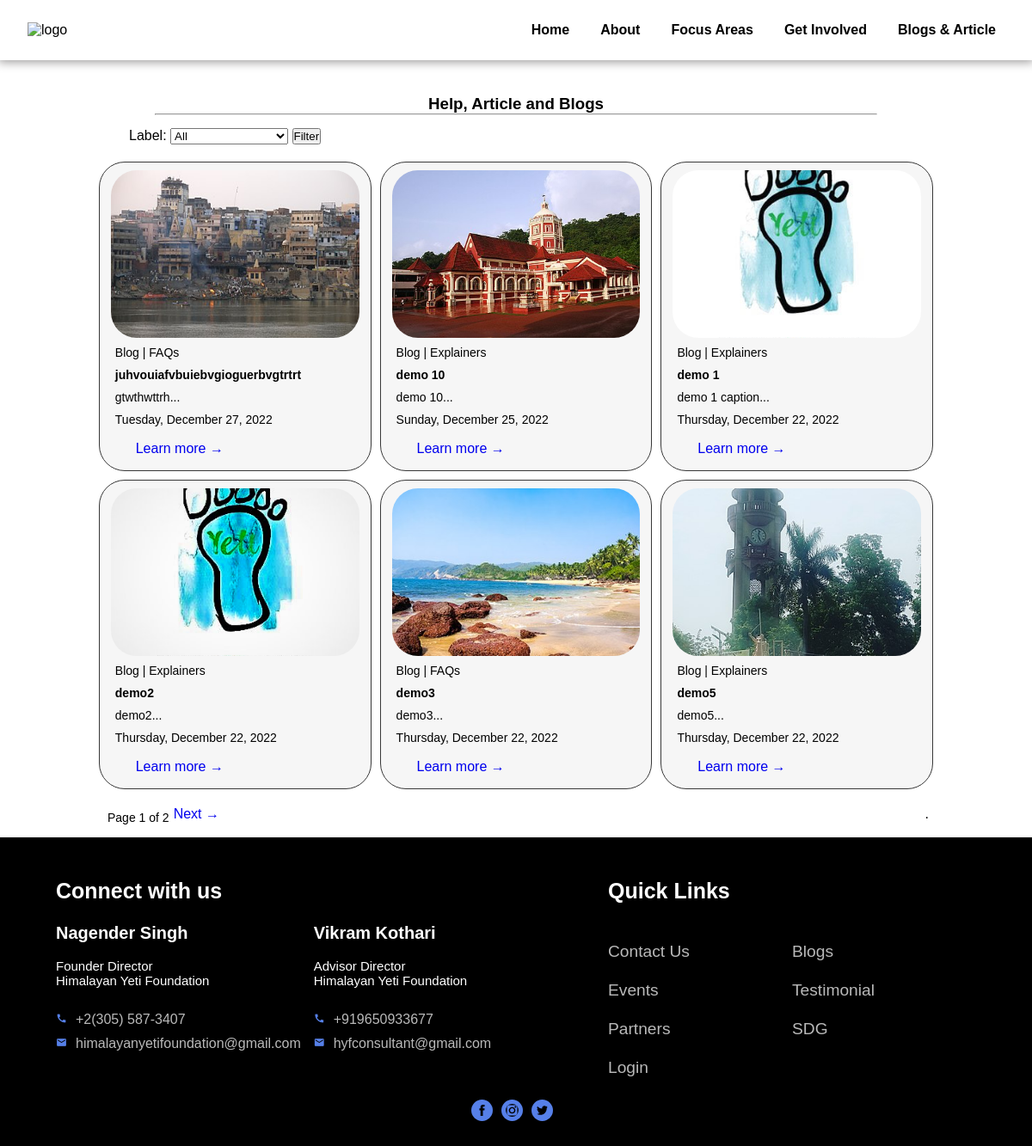
The app's page /help, older data.
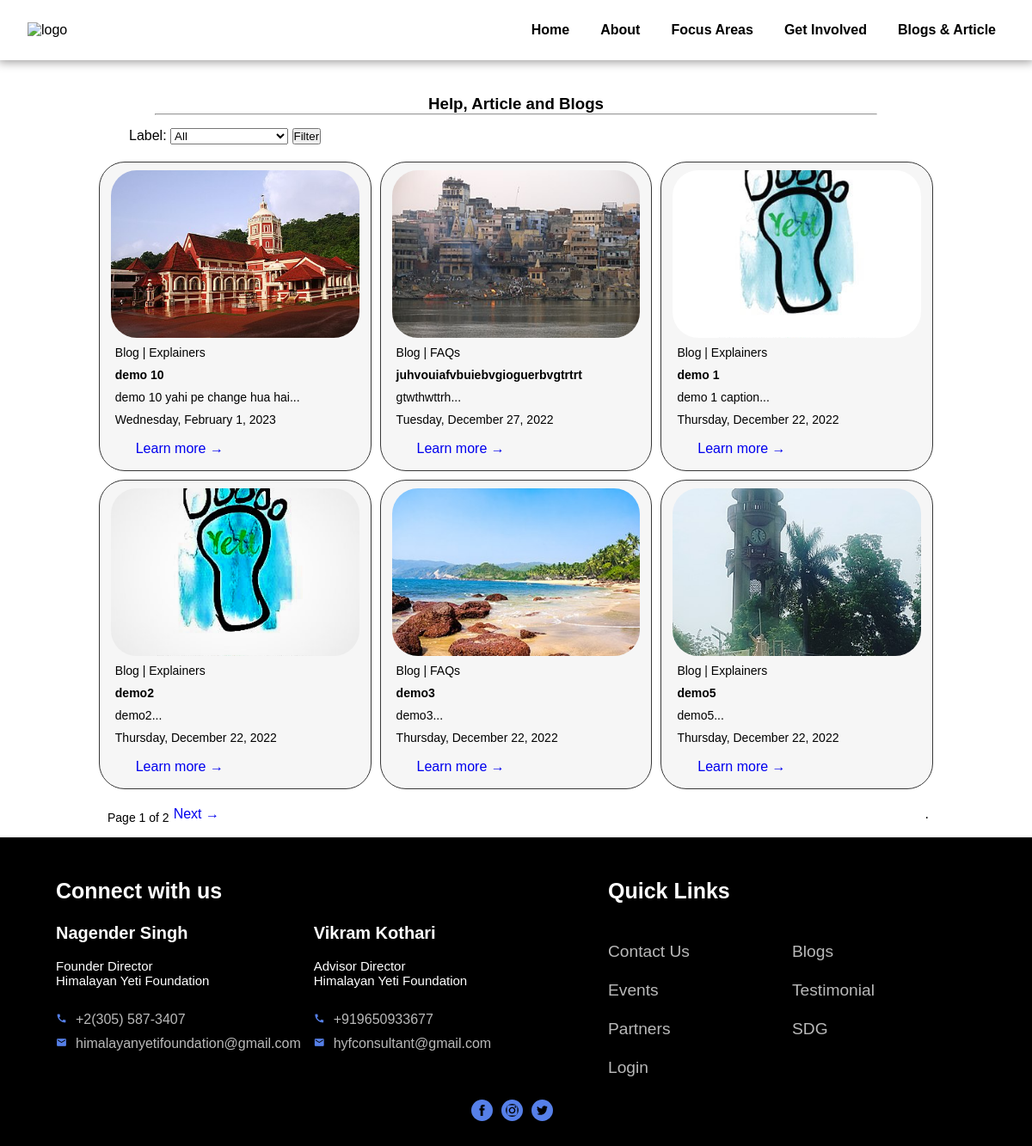
The same page, newer data.
### mainapp/models.py (models this page shows, shortened)
class article(models.Model):
    bid = models.AutoField(primary_key=True)
    title = models.CharField(max_length=255, null=True)
    headerimage = models.ImageField(null=True, upload_to="images")
    author = models.ForeignKey(User, on_delete=models.CASCADE)
    postdate = models.DateTimeField(editable=False, auto_now=True)
    category = models.ForeignKey(categories, on_delete=models.CASCADE)
    label = models.ForeignKey(label, on_delete=models.CASCADE)
    body = RichTextField(blank=True, null=True)
    snippet = models.CharField(max_length=255)

class categories(models.Model):
    cid = models.AutoField(primary_key=True)
    name = models.CharField(max_length=255)
    def __str__(self):
        return self.name

class label(models.Model):
    lid = models.AutoField(primary_key=True)
    name = models.CharField(max_length=255)
    parentcategory = models.ForeignKey(categories, on_delete=models.CASCADE)
    def __str__(self):
        return f"{self.name}({self.parentcategory})"

### mainapp/views.py (the view)
# urls.py: path('help', views.help, name='help'),
def help(request):
    contex={}
    global labelvalue
    labelvalue = int(request.GET.get('label', labelvalue))
    if labelvalue==0:
        object_list = article.objects.filter(category=5).order_by('-postdate') # category 5 belongs to help/blog
    else:
        object_list = article.objects.filter(label=labelvalue).order_by('-postdate')
    page_num = request.GET.get('page', 1)
    paginator = Paginator(object_list, 6) # 6 article per page
    try:
        page_obj = paginator.page(page_num)
    except PageNotAnInteger:
        page_obj = paginator.page(1)
    except EmptyPage:
        page_obj = paginator.page(paginator.num_pages)
    contex['page_obj']=page_obj
    labellist = label.objects.filter(parentcategory=5) # parentcategory 5 belongs to help
    contex['labellist']=labellist
    contex['labelvalue']=labelvalue
    return render(request, "mainapp/help.html", contex)

### mainapp/templates/mainapp/help.html (shortened to what the changed rows need)
<!DOCTYPE html>
{% load static %}
<html lang="en">
<head>
    <link rel="stylesheet" href="{% static 'css/help.css' %}">
</head>
<body>
    <div class="helpmain">
        <div class="helpcontent">
            {% for article in page_obj %}
            <div class="helpcard">
                <img class="hcardimg" src="{{article.headerimage.url}}" alt="&#128517;">
                <p class="hcardtag">
                    {{article.category}} | {{article.label.name}}
                </p>
                <p class="hcardtitel">
                    {{article.title}}
                </p>
                <p class="hcardsnippet">
                    {{article.snippet|slice:":200"}}...
                </p>
                <p class="hcarddate">
                    {{article.postdate|date:'l, F j, Y' }}
                </p>
                <div class="hcardbuttons">
                    <a href="{% url 'viewarticle' article.bid %}">
                        Learn more &#8594
                    </a>
                </div>
            </div>
            {% endfor %}
        </div>
    </div>
    <section class="section footer">
        <div class="container">
            <div class="row">
                <div class="col-1">
                    <div class="widget">
                        <h2>Connect with us</h2>
                    </div>
                </div>
            </div>
        </div>
    </section>
</body>
</html>

Row changes from the older to the newer data that the page shows:
changed article "demo 10": snippet "demo 10" → "demo 10 yahi pe change hua hai"; postdate "Sunday, December 25, 2022" → "Wednesday, February 1, 2023"; moves up the list
